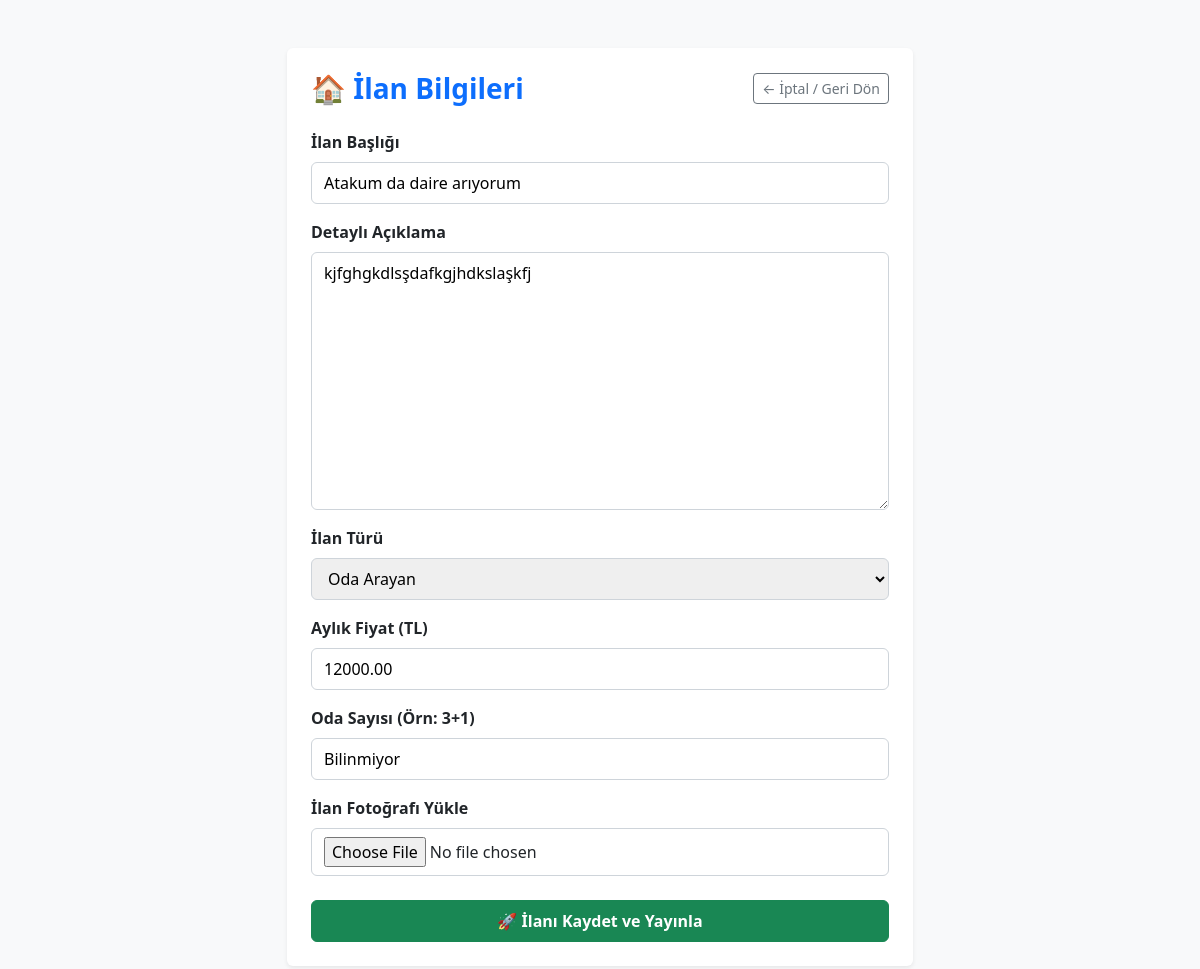
Screenshot of /ilan-duzenle/1/ (signed in) with the database file from the repository.
### core/models.py (models this page shows, shortened)
class Ilan(models.Model):
    ILAN_TURLERI = (
        ('Oda Arayan', 'Oda Arayan'),
        ('Ev Arkadaşı Arayan', 'Ev Arkadaşı Arayan'),
    )
    kullanici = models.ForeignKey(Kullanici, on_delete=models.CASCADE)
    baslik = models.CharField(max_length=100)
    aciklama = models.TextField()
    ilan_turu = models.CharField(max_length=50, choices=ILAN_TURLERI)
    fiyat = models.DecimalField(max_digits=10, decimal_places=2)
    oda_sayisi = models.CharField(max_length=20)
    ilan_resmi = models.ImageField(upload_to='ilan_resimleri/', blank=True, null=True, verbose_name="İlan Görseli")
    olusturulma_tarihi = models.DateTimeField(auto_now_add=True)
    is_active = models.BooleanField(default=True)

### core/views.py (the view)
# urls.py: path('ilan-duzenle/<int:id>/', views.ilan_duzenle, name='ilan_duzenle'),
@login_required(login_url='/giris/')
def ilan_duzenle(request, id):
    ilan = get_object_or_404(Ilan, id=id)
    if ilan.kullanici != request.user:
        return redirect('profil')
    if request.method == 'POST':
        form = IlanForm(request.POST, request.FILES, instance=ilan)
        if form.is_valid():
            form.save()
            messages.success(request, "✅ İlanınız güncellendi.")
            return redirect('profil')
    else:
        form = IlanForm(instance=ilan)
    return render(request, 'core/ilan_duzenle.html', {'form': form, 'ilan': ilan})

### core/forms.py
class IlanForm(forms.ModelForm):
    class Meta:
        model = Ilan
        fields = ['baslik', 'aciklama', 'ilan_turu', 'fiyat', 'oda_sayisi', 'ilan_resmi']
        labels = {
            'baslik': 'İlan Başlığı',
            'aciklama': 'Detaylı Açıklama',
            'ilan_turu': 'İlan Türü',
            'fiyat': 'Aylık Fiyat (TL)',
            'oda_sayisi': 'Oda Sayısı (Örn: 3+1)',
            'ilan_resmi': 'İlan Fotoğrafı Yükle'
        }

### core/templates/core/ilan_duzenle.html (shortened to what this page needs)
<!DOCTYPE html>
<html lang="tr">
<head>
    <link href="https://cdn.jsdelivr.net/npm/bootstrap@5.3.0/dist/css/bootstrap.min.css" rel="stylesheet">
</head>
<body class="bg-light">
    <div class="container py-5" style="max-width: 650px;">
        <div class="card shadow-sm border-0 p-4">
            <div class="d-flex justify-content-between align-items-center mb-4">
                <h3 class="fw-bold text-primary mb-0">🏠 İlan Bilgileri</h3>
                <a href="{% url 'ilanlar' %}" class="btn btn-outline-secondary btn-sm">← İptal / Geri Dön</a>
            </div>
            <form method="POST" enctype="multipart/form-data">
                {% for field in form %}
                    <div class="mb-3">
                        <label class="form-label fw-bold">{{ field.label }}</label>
                        {{ field }}
                    </div>
                {% endfor %}
                <button type="submit" class="btn btn-success w-100 fw-bold py-2 mt-2">🚀 İlanı Kaydet ve Yayınla</button>
            </form>
        </div>
    </div>
</body>
</html>

### core/templates/core/ilan_duzenle.html (style rules this page uses)
form input[type="text"], form input[type="number"], form input[type="file"], form select, form textarea { display: block; width: 100%; padding: 0.5rem 0.75rem; font-size: 1rem; border: 1px solid #ced4da; border-radius: 0.375rem; }

### rows the page displays
Ilan: form "Atakum da daire arıyorum" "kjfghgkdlsşdafkgjhdkslaşkfj" "Oda Arayan" "12000.00" "Bilinmiyor"

### other values shown
{{ field.label }} "İlan Başlığı" "Detaylı Açıklama" "İlan Türü" "Aylık Fiyat (TL)" "Oda Sayısı (Örn: 3+1)" "İlan Fotoğrafı Yükle"
